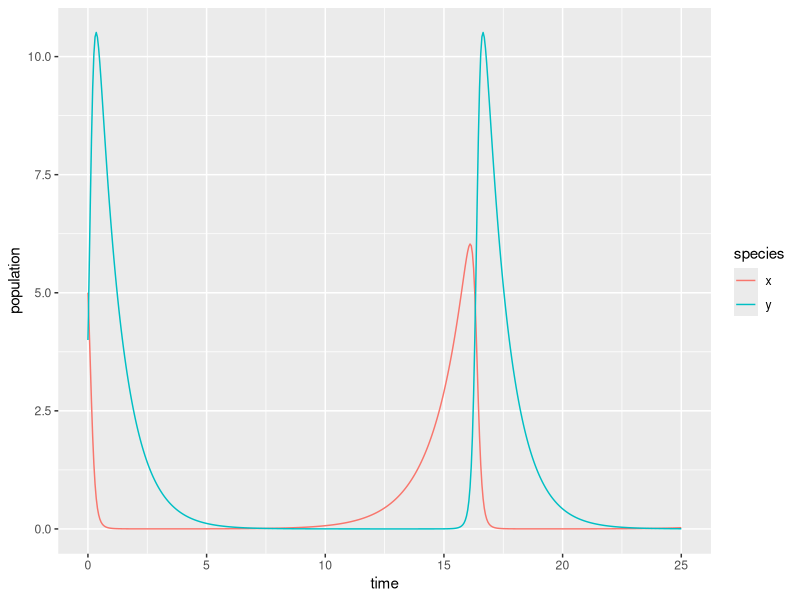

The R source for this figure:
## ---- chunk 1
knitr::opts_chunk$set(echo = TRUE)
library(tidyverse)
library(deSolve)
library(kableExtra)
## ---- chunk 2
# Create a sequence of times (days): 
time <- seq(0, 25, by = 0.05)

# Set some parameter values (these can change - keep it in mind):
parameters <- c(alpha = 0.75, beta = 0.8, delta = 1.5, gamma = 1)
# I changes this!!

# Set the initial condition (prey and predator populations at t = 0).
# Recall: x = prey, y = predator
init_cond <- c(x = 5, y = 4)

# Prepare the series of differential equations as a function: 
lk_equations <- function(time, init_cond, parameters) {
  with(as.list(c(init_cond, parameters)), {
    dxdt = alpha * x - beta * x * y
    dydt = delta * x * y - gamma * y
    return(list(c(dxdt, dydt)))
  })
}

# Find the approximate the solution using `deSolve::ode()`:
approx_lk <- ode(y = init_cond, times = time, func = lk_equations, parms = parameters)

# Check the class: 
class(approx_lk)

# We really want this to be a data frame, and we want both prey (x) and predator (y) to be in the same column -- we'll learn why in EDS 221 (tidy data)
approx_lk_df <- data.frame(approx_lk) %>% 
  pivot_longer(cols = c(x,y), names_to = "species", values_to = "population")

# Plot it! 
ggplot(data = approx_lk_df, aes(x = time, y = population)) +
  geom_line(aes(color = species))
